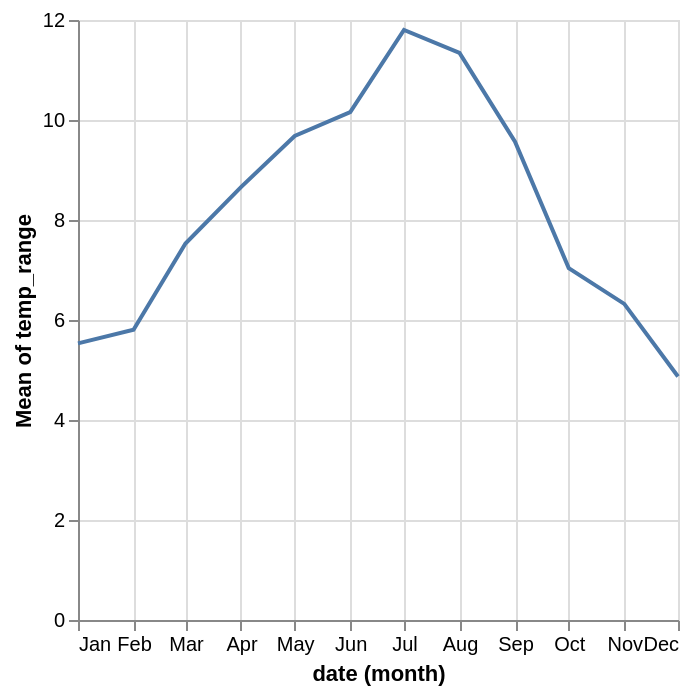

Write a Vega-Lite specification for this figure.
### Vega-Lite specification from a JSON file in a GitHub repository (floating-point values rounded to 4 significant figures; data arrays with more than 128 entries replaced by an {"elided": "..."} marker saying what was removed)
{"$schema": "https://vega.github.io/schema/vega-lite/v4.json", "data": {"values": {"elided": "1461 records"}}, "transform": [{"calculate": "datum.temp_max - datum.temp_min", "as": "temp_range"}], "mark": "line", "encoding": {"x": {"timeUnit": "month", "field": "date"}, "y": {"aggregate": "mean", "field": "temp_range"}}}
